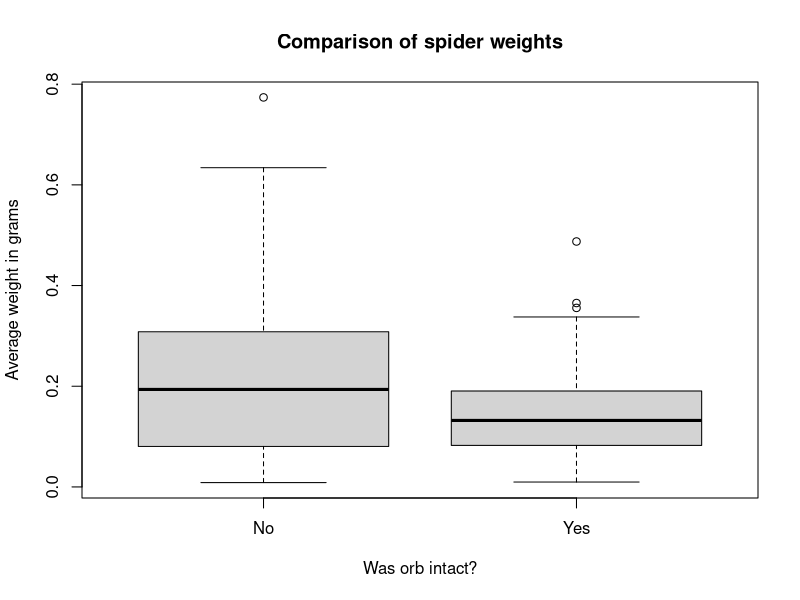
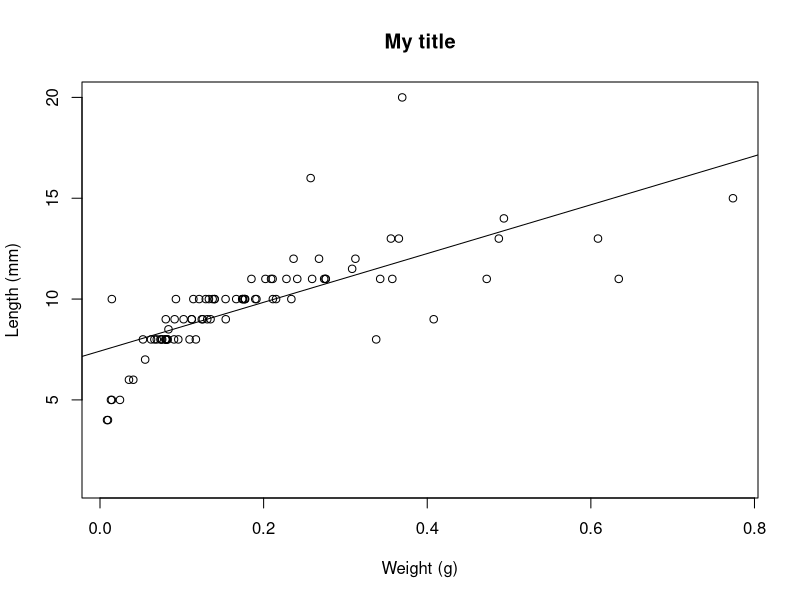

These charts were generated, in order, by the following R code:
## ---- chunk 1
library(tidyverse)

## ---- chunk 2

orbData<-read_csv("orb20.csv")


#print it out

orbData
## ---- chunk 3


boxplot(`weight (g)`~`orb intact?`, data=orbData, main="Comparison of spider weights", xlab="Was orb intact?", ylab="Average weight in grams")



## ---- chunk 4





## ---- chunk 5
#The filter function takes two main arguments:
#The first is which data set/tibble are you referring to
#The second is the criteria we're filtering on. We use "==" b/c we're comparing the two values (not assigning a value, as with "=")

intact<-filter(orbData, orbData$`orb intact?`=="Yes")

intact

damaged<-filter(orbData, orbData$`orb intact?`=="No")

damaged




## ---- chunk 6

#as a short cut, we'll include the na.omit function as part of it:

intactWts<-na.omit(intact$`weight (g)`)

damagedWts<-na.omit(damaged$`weight (g)`)

intactWts

damagedWts




## ---- chunk 7

t.test(intactWts, damagedWts)


## ---- chunk 8
#In this example, we're going to create a scatterplot and linear regression line, looking at the association of spider weight and spider length: 

#define data columns:
spWeight<-orbData$`weight (g)`
spLength<-orbData$`length (mm)`

#set up the plot. First column is the y-axis.
plot(spLength~spWeight, main="My title", xlab="Weight (g)", ylab="Length (mm)")

#create linear model:
lwLM<-lm(spLength~spWeight)

#add the line the to plot:
abline(lwLM)

#if you want to see the y-intercept and slope values, print the linear model:
lwLM

